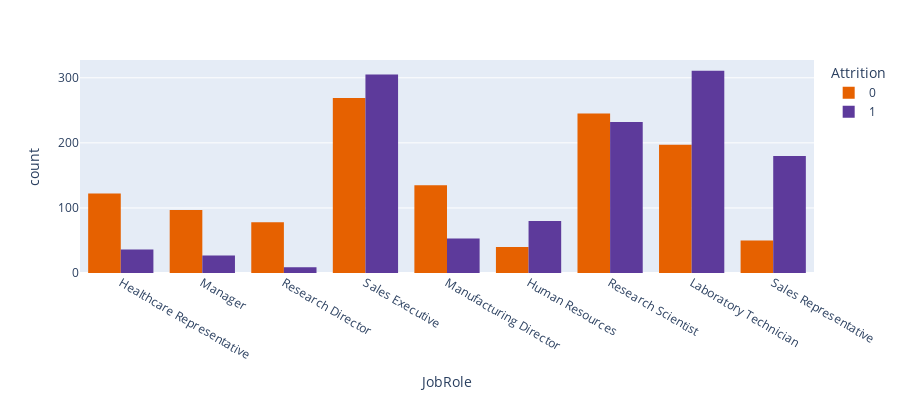

Notebook source saved alongside this figure:
### Markdown cell above
Ok let's see if the job role has an effict on the attrition

### Code cell
fig = px.histogram(df_upsampled, x="JobRole", 
#                    y="MonthlyIncome",
             color='Attrition', barmode='group',
#              histfunc='avg',
             color_discrete_sequence=['#E66100','#5D3A9B'],
             height=400)
fig.show()

### Figure 1 — Plotly figure (JSON) as saved in the notebook; plotly's stock layout.template omitted (floating-point values rounded to 4 significant figures; data arrays with more than 128 entries replaced by an {"elided": "..."} marker saying what was removed)
{"data": [{"alignmentgroup": "True", "bingroup": "x", "hovertemplate": "Attrition=0<br>JobRole=%{x}<br>count=%{y}<extra></extra>", "legendgroup": "0", "marker": {"color": "#E66100", "pattern": {"shape": ""}}, "name": "0", "offsetgroup": "0", "orientation": "v", "showlegend": true, "type": "histogram", "x": {"elided": "1233 str values"}, "xaxis": "x", "yaxis": "y"}, {"alignmentgroup": "True", "bingroup": "x", "hovertemplate": "Attrition=1<br>JobRole=%{x}<br>count=%{y}<extra></extra>", "legendgroup": "1", "marker": {"color": "#5D3A9B", "pattern": {"shape": ""}}, "name": "1", "offsetgroup": "1", "orientation": "v", "showlegend": true, "type": "histogram", "x": {"elided": "1233 str values"}, "xaxis": "x", "yaxis": "y"}], "layout": {"barmode": "group", "height": 400, "legend": {"title": {"text": "Attrition"}, "tracegroupgap": 0}, "margin": {"t": 60}, "xaxis": {"anchor": "y", "domain": [0, 1], "title": {"text": "JobRole"}}, "yaxis": {"anchor": "x", "domain": [0, 1], "title": {"text": "count"}}}}
